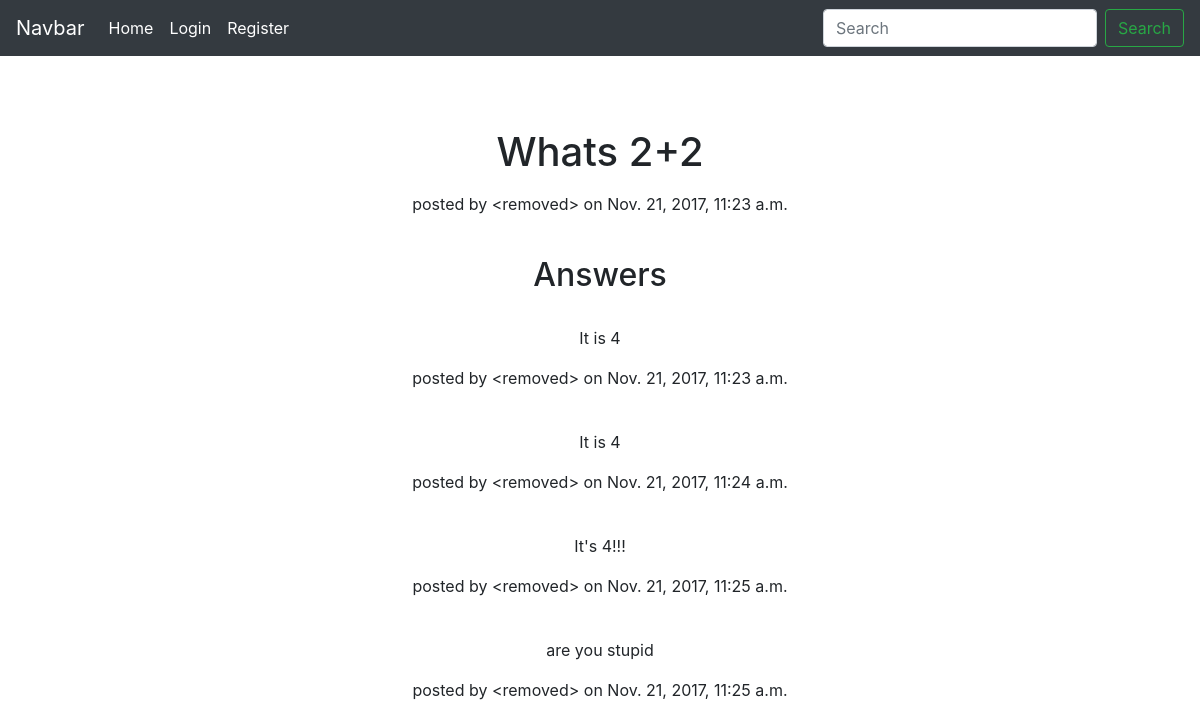
/1/, run on the app's committed database.
### qanda/models.py (models this page shows, shortened)
class Question(models.Model):
    question_title = models.CharField(max_length=200)
    """The title of the question"""
    question_body = models.TextField()
    """The body of the question"""
    pub_date = models.DateTimeField(default=timezone.now)
    """The publication date of the question, default is the current date & time"""
    author = models.ForeignKey(Profile, on_delete=models.SET_NULL, default=None, null=True)
    """The author of the Question"""

class Answer(models.Model):
    answer_text = models.TextField()
    """The text of the answer"""
    pub_date = models.DateTimeField(default=timezone.now)
    """The publication date of the answer, default is the current date & time"""
    question_answered = models.ForeignKey(Question, on_delete=models.CASCADE)
    """The question this answer has answered"""
    author = models.ForeignKey(Profile, on_delete=models.SET_NULL, default=None, null=True)
    """The auther of the answer"""

### qanda/views.py (the view, shortened to what this page needs)
# urls.py: url(r'^(?P<pk>[0-9]+)/$', views.DetailView.as_view(), name='detail'),
class DetailView(FormMixin, generic.DetailView):
    model = Question
    template_name = "qanda/detail.html"
    form_class = AnswerForm
    def get_context_data(self, **kwargs):
        context = super().get_context_data(**kwargs)
        context['form'] = self.get_form_class()()
        return context

### qanda/forms.py
class AnswerForm(forms.ModelForm):
    answer_text = forms.CharField(widget=forms.Textarea, label=None)
    """The text of the answer"""
    class Meta:
        model = Answer
        """The model the form creates"""
        fields = ('answer_text',)
        """The fields in the form"""

### qanda/templates/qanda/detail.html (shortened to what this page needs)
{% extends 'ourside/template.html' %}
{% block body %}
<h1>{{ question.question_title }}</h1>
<p>posted by
            {% if question.author %}
                <a href="{% url 'qanda:profile' question.author_id %}">{{question.author.user.first_name}} {{ question.author.user.last_name }}</a>
            {% else %}
            &lt;removed&gt;
            {% endif %} on {{ question.pub_date }}</p>
<br />
<h2>Answers</h2>
<br />
{% for answer in question.answer_set.all %}
    <p>{{ answer.answer_text }}</p>
    <p>posted by
            {% if answer.author %}
                    <a href="{% url 'qanda:profile' answer.author_id %}">{{answer.author.user.first_name}} {{ answer.author.user.last_name }}</a>
            {% else %}
            &lt;removed&gt;
            {% endif %} on {{ answer.pub_date }}</p>
    <br />
{% endfor %}
{% endblock %}

### templates/ourside/template.html (shortened to what this page needs)
<!doctype html>
<html lang="en">
<head>
    {% load static %}
    <link rel="stylesheet" href="https://maxcdn.bootstrapcdn.com/bootstrap/4.0.0-beta.2/css/bootstrap.min.css">
    <link href="{% static "qanda/style.css" %}" rel="stylesheet">
</head>
<body>
<nav class="navbar navbar-expand-md navbar-dark bg-dark fixed-top">
    <a class="navbar-brand" href="#">Navbar</a>
    <div class="collapse navbar-collapse" id="navbarsExampleDefault">
        <ul class="navbar-nav mr-auto">
            <li class="nav-item active">
                <a class="nav-link" href="{% url 'qanda:index' %}">Home <span class="sr-only">(current)</span></a>
            </li>
            {% if user.is_authenticated %}
            <li class="nav-item active">
                <a class="nav-link" href="{% url 'logout' %}">Logout</a>
            </li>
	    <li class="nav-item active">
                <a class="nav-link" href="{% url 'qanda:post' %}">New Question</a>
            </li>
            {% else %}
            <li class="nav-item active">
                <a class="nav-link" href="{% url 'login' %}">Login</a>
            </li>
            <li class="nav-item active">
                <a class="nav-link" href="{% url 'qanda:signup' %}">Register</a>
            </li>
            {% endif %}
        </ul>
        <form class="form-inline my-2 my-lg-0">
            <input class="form-control mr-sm-2" type="text" placeholder="Search" aria-label="Search">
            <button class="btn btn-outline-success my-2 my-sm-0" type="submit">Search</button>
        </form>
    </div>
</nav>
<main role="main" class="container">
    <div class="starter-template">
        {% block body %}
        {% endblock %}
    </div>
</main>
</body>
</html>

### static/qanda/style.css (style rules this page uses)
body { padding-top: 5rem; }
.starter-template { padding: 3rem 1.5rem; text-align: center; }
ul { list-style-type: none; }

### data on the page
Question: question_title "Whats 2+2", pub_date "Nov. 21, 2017, 11:23 a.m."
Answer: answer_text "It is 4", shows "<removed>", pub_date "Nov. 21, 2017, 11:23 a.m."
Answer: answer_text "It is 4", shows "<removed>", pub_date "Nov. 21, 2017, 11:24 a.m."
Answer: answer_text "It's 4!!!", shows "<removed>", pub_date "Nov. 21, 2017, 11:25 a.m."
Answer: answer_text "are you stupid", shows "<removed>", pub_date "Nov. 21, 2017, 11:25 a.m."
